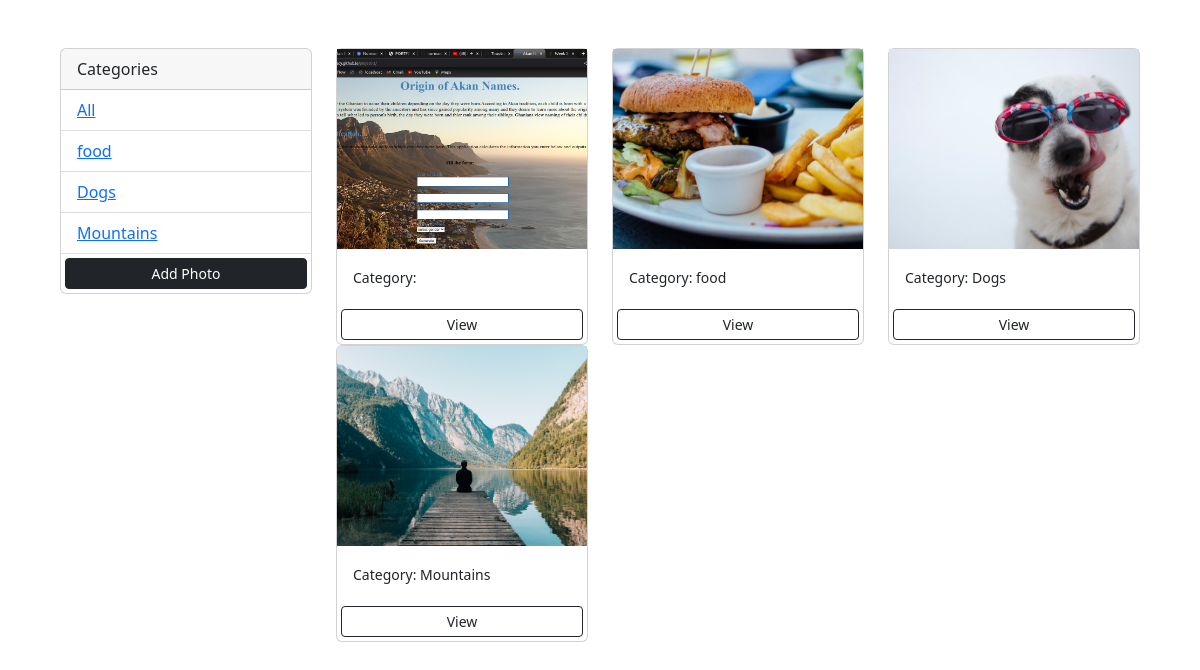
Before: / with the older database file.
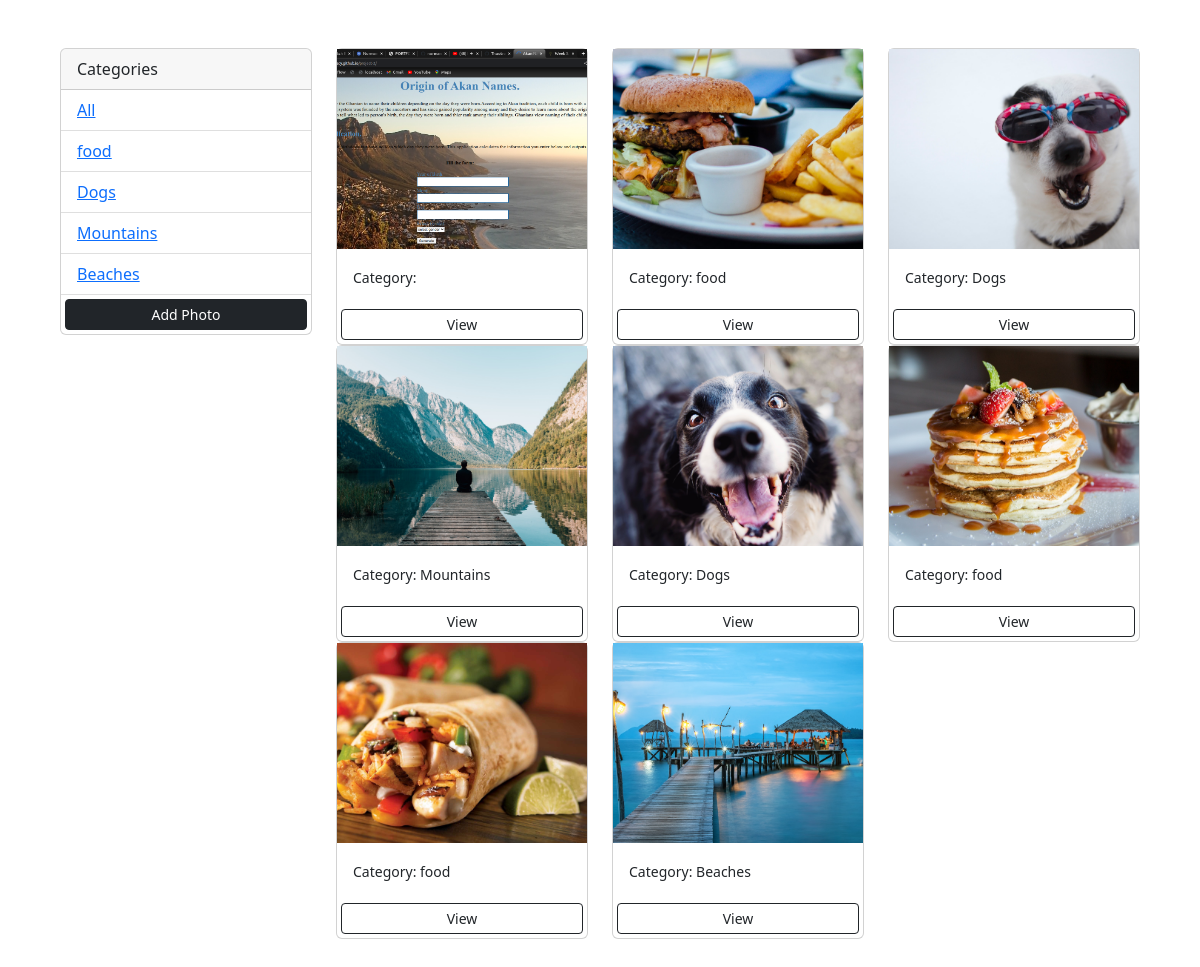
After: the same page with the newer database file.
### photos/models.py (models this page shows, shortened)
class Category(models.Model):
    name = models.CharField(max_length=100, null=False, blank=False)

class Photo(models.Model):
    category = models.ForeignKey(Category, on_delete=models.SET_NULL, null=True, blank=True)
    image = models.ImageField(null=False, blank=False)
    description = models.TextField()

### photos/views.py (the view)
# urls.py: path('', views.gallery, name='gallery'),
def gallery(request):
    category = request.GET.get('category')
    if category == None:
        photos = Photo.objects.all()
    else:
        photos = Photo.objects.filter(category__name=category)
    categories = Category.objects.all()
    context = {'categories' : categories, 'photos' : photos}
    return render(request, 'photos/gallery.html', context)

### photos/templates/photos/gallery.html (shortened to what this page needs)
<!DOCTYPE html>
<html lang="en">
<head>
  <link href="https://cdn.jsdelivr.net/npm/bootstrap@5.2.0/dist/css/bootstrap.min.css" rel="stylesheet"
>
</head>
<body class="m-5">
  <div class="container">
    <div class="row">
      <div class="col-md-3">
        <div class="card">
          <div class="card-header">
            Categories
          </div>
          <ul class="list-group list-group-flush">
            <li class="list-group-item">
                <a href="{% url 'gallery' %}">All</a>
            </li>
            {% for category in categories %}
            <li class="list-group-item">
              <a href="{% url 'gallery' %}?category={{category.name}}">
                {{category.name}}
              </a>
            </li>
            {% endfor %}
            <a href="{% url 'add' %}" class="btn btn-dark btn-block btn-sm m-1">Add Photo</a>
          </ul>
        </div>
      </div>
      <div class="col-md-9">
        <div class="row">
          {% for photo in photos %}
          <div class="col-md-4">
            <div class="card">
              <img class="image-thumbnail"
                src="{{photo.image.url}}"
                alt="Card image cap">
              <div class="card-body">
                <small>Category: {{photo.category.name}}</small>
              </div>
              <a href="{% url 'photo' photo.id %}" class="btn btn-outline-dark btn-sm m-1">View</a>
            </div>
          </div>
          {% empty%}
          <h3>No Photos!</h3>
          {% endfor %}
        </div>
      </div>
    </div>
  </div>
</body>
</html>

### photos/templates/photos/gallery.html (style rules this page uses)
.image-thumbnail { height: 200px; object-fit: cover; }

Changed rows visible on the page:
added Category: name "Beaches"
added Photo: image (picture), category.name "Dogs"
added Photo: image (picture), category.name "food"
added Photo: image (picture), category.name "food"
added Photo: image (picture), category.name "Beaches"
